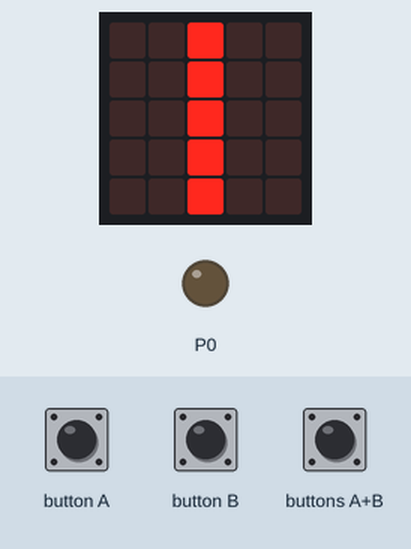
Recording of a program running on a simulated BBC micro:bit (MakeCode). On the bench: the board's 5×5 LED display, output pins drawn as LEDs (lit = HIGH). The test bench sets the inputs (shaded band). The short countdown, score and lost-life animations are approximate.

Above: at 1.2 s.
1.3 s: button B pressed for 0.15 s
At 2.3 s:
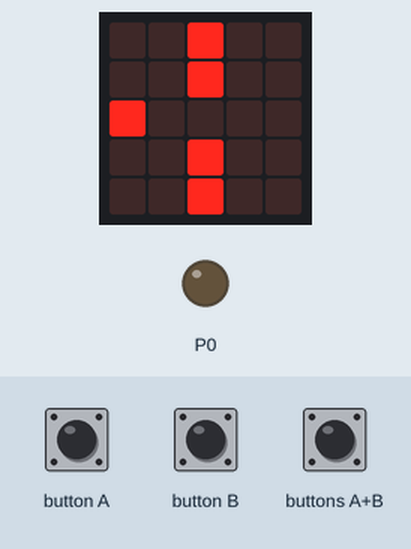
4.0 s: button A pressed for 0.15 s
At 4.48 s:
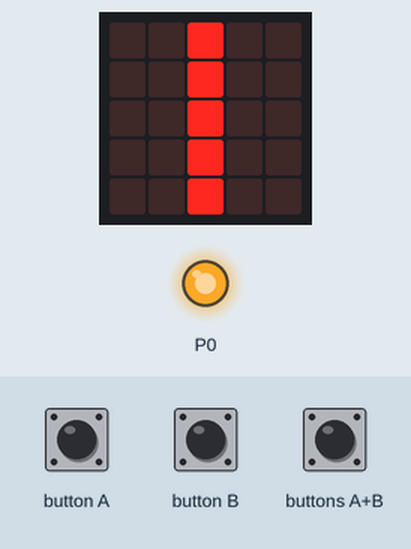
4.7 s: buttons A+B pressed for 0.15 s
At 4.7 s:
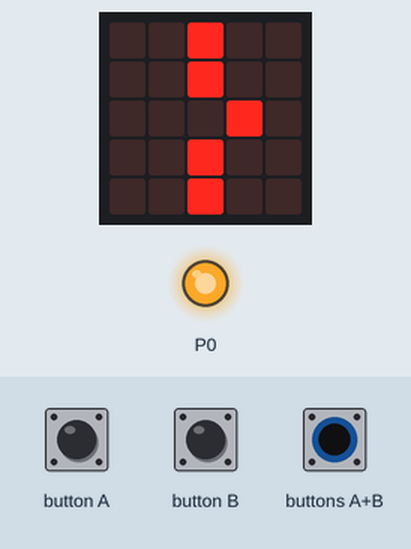
Timing chart, 0 to 7.7 s (numbered marks = the images above; inputs shaded):
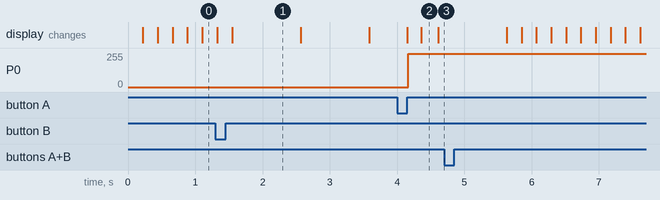

The program:

main.ts
```typescript
input.onButtonPressed(Button.A, function () {
    if (sprite.get(LedSpriteProperty.X) == 2) {
        game.addScore(debug)
    } else {
        game.gameOver()
    }
})
input.onButtonPressed(Button.AB, function () {
    debug = 1
    debugtime = 200
})
input.onButtonPressed(Button.B, function () {
    debug = 1000
    debugtime = 1000
})
let sprite: game.LedSprite = null
let debug = 0
let debugtime = 0
debugtime = 200
debug = 1
sprite = game.createSprite(0, 2)
let ajuda = game.createSprite(2, 3)
let ajuda2 = game.createSprite(2, 1)
let ajuda3 = game.createSprite(2, 4)
let ajuda4 = game.createSprite(2, 0)
basic.forever(function () {
    pins.analogWritePin(AnalogPin.P0, Math.abs(game.score()))
})
basic.forever(function () {
    sprite.move(1)
    basic.pause(debugtime)
    sprite.ifOnEdgeBounce()
})
```

test.ts
```typescript
// os teses vão aqui; isto não será compilado quando este pacote for usado como extensão.
```

Measured:
- after the input at 4.0 s, P0: 0/255 → 249/255 after 0.16 s; the display: first changes after 0.15 s (image 2 shows a later state)
- what the display in image 1 shows lasts 1.1 s, from 1.5 s to 2.6 s
